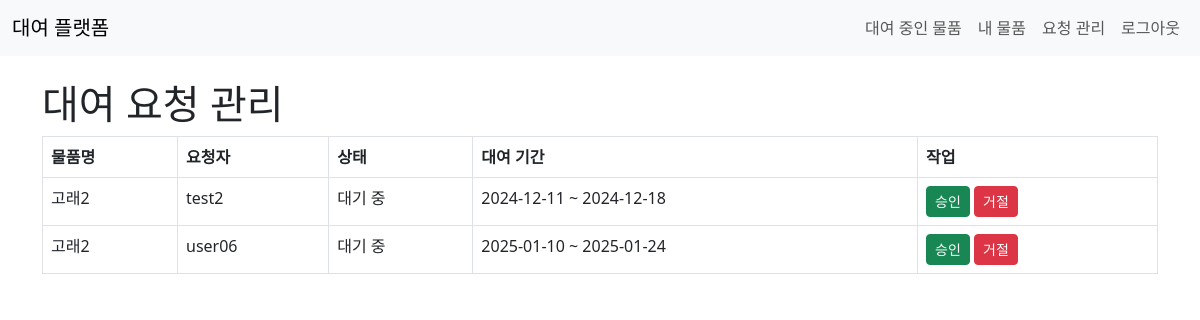
/manage-requests/ (signed in), run on the app's committed database.
### rentals/models.py (models this page shows, shortened)
class RentalRequest(models.Model):
    STATUS_CHOICES = [
        ('Pending', '대기 중'),
        ('Approved', '승인됨'),
        ('Rejected', '거절됨'),
    ]
    item = models.ForeignKey(Item, on_delete=models.CASCADE, related_name='rental_requests')
    requester = models.ForeignKey(User, on_delete=models.CASCADE)
    status = models.CharField(max_length=20, choices=STATUS_CHOICES, default='Pending')
    start_date = models.DateField()
    end_date = models.DateField()

class Item(models.Model):
    owner = models.ForeignKey(User, on_delete=models.CASCADE)
    title = models.CharField(max_length=100)
    description = models.TextField()
    image = models.ImageField(upload_to='items/')
    deposit = models.DecimalField(max_digits=10, decimal_places=2, default=0.0)
    is_available = models.BooleanField(default=True)
    daily_cost = models.DecimalField(max_digits=10, decimal_places=2, default=0, verbose_name='일 단위 비용')  # 기본값 추가
    weekly_cost = models.DecimalField(max_digits=10, decimal_places=2, default=0, verbose_name='주 단위 비용')  # 기본값 추가

### rentals/views.py (the view)
# urls.py: path('manage-requests/', views.manage_requests, name='manage_requests'),
@login_required
def manage_requests(request):
    rental_requests = RentalRequest.objects.filter(item__owner=request.user, status='Pending')
    return render(request, 'rentals/manage_requests.html', {'rental_requests': rental_requests})

### rentals/templates/rentals/manage_requests.html
{% extends 'rentals/base.html' %}
{% block content %}
<h1>대여 요청 관리</h1>
<table class="table table-bordered">
    <thead>
        <tr>
            <th>물품명</th>
            <th>요청자</th>
            <th>상태</th>
            <th>대여 기간</th>
            <th>작업</th>
        </tr>
    </thead>
    <tbody>
        {% for request in rental_requests %}
            <tr>
                <td>{{ request.item.title }}</td>
                <td>{{ request.requester.username }}</td>
                <td>
                    {% if request.status == 'Pending' %}
                        대기 중
                    {% elif request.status == 'Approved' %}
                        승인됨
                    {% elif request.status == 'Rejected' %}
                        거절됨
                    {% endif %}
                </td>
                <td>
                        {{ request.start_date|date:"Y-m-d" }} ~ {{ request.end_date|date:"Y-m-d" }}
                </td>
                <td>
                    {% if request.status == 'Pending' %}
                        <a href="{% url 'approve_request' request.pk %}" class="btn btn-success btn-sm">승인</a>
                        <a href="{% url 'reject_request' request.pk %}" class="btn btn-danger btn-sm">거절</a>
                    {% endif %}
                </td>
            </tr>
        {% endfor %}
    </tbody>
</table>
{% endblock %}

### data on the page
RentalRequest: item "고래2", requester.username "test2", status "대기 중", start_date "2024-12-11", end_date "2024-12-18"
RentalRequest: item "고래2", requester.username "user06", status "대기 중", start_date "2025-01-10", end_date "2025-01-24"
